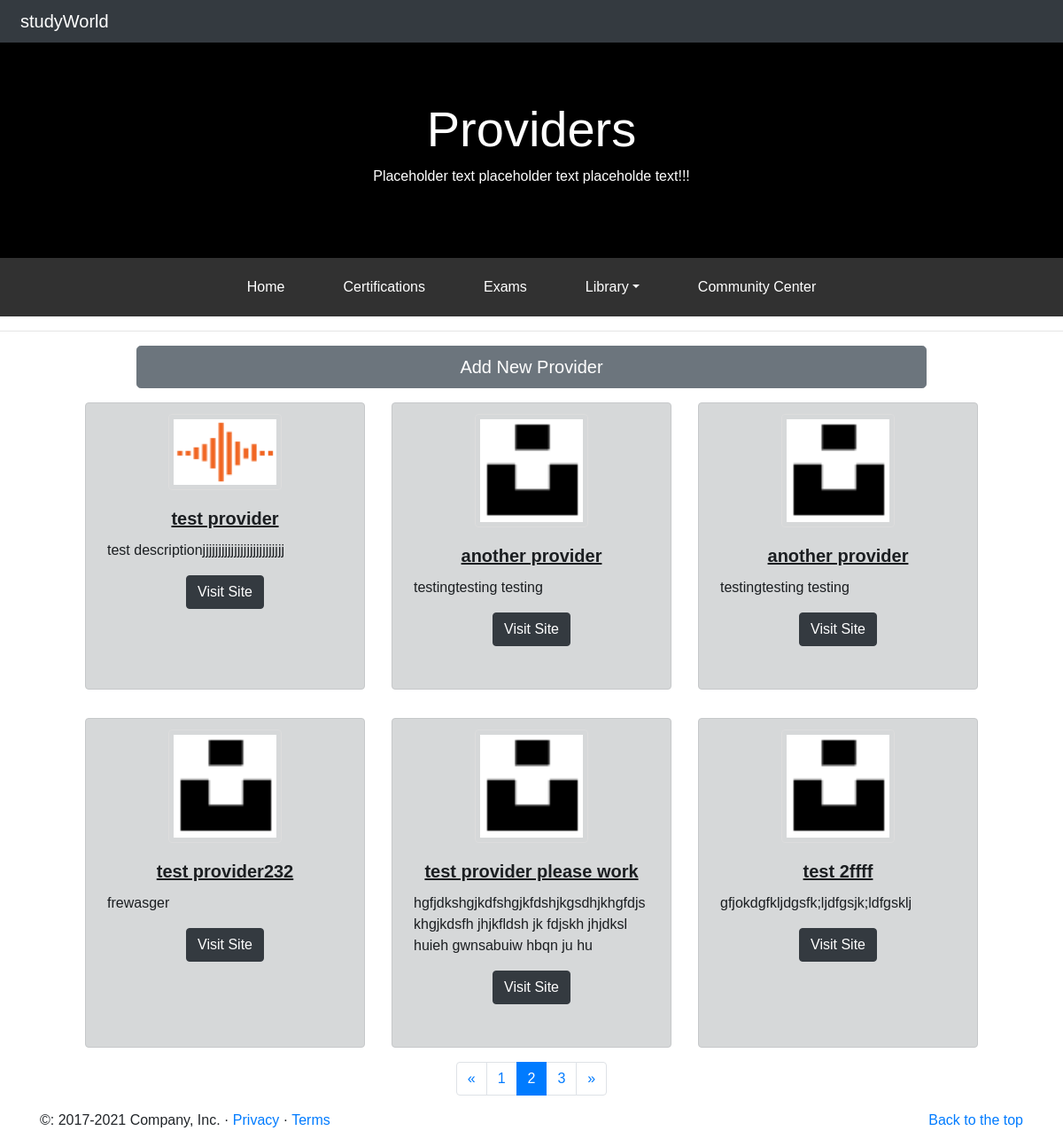
The page /providers/?page=2 on the database its author committed.
### providers/models.py (models this page shows, shortened)
class Providers(models.Model):
    name = models.CharField(max_length=50)
    description = models.CharField(max_length=200)
    url = models.CharField(max_length=50)
    logo = models.ImageField(upload_to='providers/images/', null=True)
    created = models.DateTimeField(auto_now_add=True)
    class Meta:
        ordering = ['created']

### providers/views.py (the view)
# urls.py: path('providers/', ProvidersListView.as_view(), name='providers-list'),
class ProvidersListView(ListView):
    paginate_by = 6
    model = Providers
    template_name = 'provider-list.html'

### providers/templates/provider-list.html (shortened to what this page needs)
{% extends "base.html" %}
{% load static %}
{% block scripts %}
    <link rel="stylesheet" type="text/css" href="{% static 'css/main.css' %}">
{% endblock scripts %}
{% block content %}
<div class="jumbotron jumbotron-fluid" id="jumbotron-resources">
  <div class="container">
      <h1 class="display-4 text-center">
          Providers
      </h1>
      <p class="text-center">
          Placeholder text placeholder text placeholde text!!!
      </p>
  </div>
</div>
{% include "navbar.html" %}
<hr>
<div class="row justify-content-center">
    <div class="col-lg-9">
        <a href="{% url 'providers:providers-create' %}" class="btn btn-secondary btn-lg btn-block">Add New Provider</a>
    </div>
</div>
<div class="provider-list px-5">
    <div class="row px-5">
        {% for obj in object_list %}
        <div class="col-lg-4 py-3">
            <div class="card alert alert-dark h-100 px-1">
                <img class="card-img-top providerlogo rounded mx-auto d-block" src="{{ obj.logo.url }}" alt="Provider Logo">
                <div class="card-body">
                    <h5 class="card-title text-center"><strong><u>{{obj.name}}</u></strong></h5>
                    <p class="card-text">{{obj.description}}</p>
                    <div class="d-flex justify-content-center">
                        <a  href="https://{{ obj.url }}" target="_blank" class="btn btn-dark">Visit Site</a>
                    </div>
                </div>
            </div>
        </div>
        {% endfor %}
    </div>
</div>
<div class="container">
    <div class="row justify-content-center">
        <nav aria-label="Page navigation">
            <ul class="pagination">
            {% if page_obj.has_previous %}
                <li class="page-item">
                    <a class="page-link" href="?page=1" aria-label="Start">
                        <span aria-hidden="true">&laquo;</span>
                    </a>
                </li>
                <li class="page-item"><a class="page-link" href="?page={{ page_obj.previous_page_number }}">{{ page_obj.previous_page_number }}</a></li>
            {% else %}
            <li class="page-item disabled">
                <a class="page-link" href="?page=1" aria-label="Start">
                    <span aria-hidden="true">&laquo;</span>
                </a>
            </li>
            {% endif %}
            <li class="page-item active"><a class="page-link" href="?page={{ page_obj.number }}">{{ page_obj.number }}</a></li>
            {% if page_obj.has_next %}
                <li class="page-item"><a class="page-link" href="?page={{ page_obj.next_page_number }}">{{ page_obj.next_page_number }}</a></li>
                <li class="page-item">
                    <a class="page-link" href="?page={{ page_obj.paginator.num_pages }}" aria-label="Next">
                        <span aria-hidden="true">&raquo;</span>
                    </a>
                </li>
            {% else %}
                <li class="page-item disabled">
                    <a class="page-link" href="?page={{ page_obj.paginator.num_pages }}" aria-label="Next">
                        <span aria-hidden="true">&raquo;</span>
                    </a>
                </li>
            {% endif %}
            </ul>
        </nav>
    </div>
</div>
{% endblock content %}

### static/css/style.css (style rules this page uses)
body, html { height: 100%; margin: 0; font-family: Arial; }
.jumbotron { color: white; text-shadow: 3px 3px 8px #000000; margin-bottom: 0 !important; background: black; background-size: cover; }

### providers/static/css/main.css (style rules this page uses)
.providerlogo { border: 1px solid #ddd; border-radius: 4px; padding: 5px; max-width: 8em; }

### rows shown on the page
Providers: logo (picture), name "test provider", description "test descriptionjjjjjjjjjjjjjjjjjjjjjjjjjj"
Providers: logo (picture), name "another provider", description "testingtesting testing"
Providers: logo (picture), name "another provider", description "testingtesting testing"
Providers: logo (picture), name "test provider232", description "frewasger"
Providers: logo (picture), name "test provider please work", description "hgfjdkshgjkdfshgjkfdshjkgsdhjkhgfdjskhgjkdsfh jhjkfldsh jk fdjskh jhjdksl huieh gwnsabuiw hbqn ju hu"
Providers: logo (picture), name "test 2ffff", description "gfjokdgfkljdgsfk;ljdfgsjk;ldfgsklj"

### other values the page prints
{{ page_obj.previous_page_number }} "1"
{{ page_obj.number }} "2"
{{ page_obj.next_page_number }} "3"
